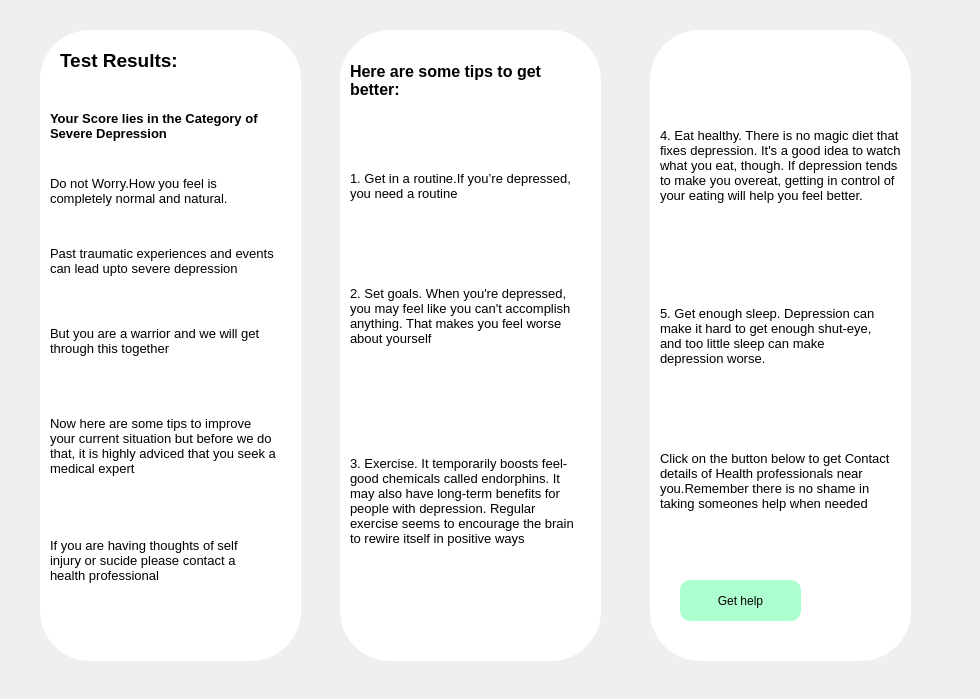
<?xml version="1.0" encoding="UTF-8"?>
<ui version="4.0">
 <class>Form</class>
 <widget class="QWidget" name="Form">
  <property name="geometry">
   <rect>
    <x>0</x>
    <y>0</y>
    <width>980</width>
    <height>699</height>
   </rect>
  </property>
  <property name="windowTitle">
   <string>Form</string>
  </property>
  <property name="styleSheet">
   <string notr="true">QPushButton{
background-color:rgb(174, 255, 208);
border-radius:10px;
}

QPushButton:pressed{
background-color:rgb(83, 255, 163);
color:rgba(255,2555,255,200);	
border-radius:20px;
padding-left:5px;
padding-right:5px;
}

</string>
  </property>
  <widget class="QLabel" name="label">
   <property name="geometry">
    <rect>
     <x>0</x>
     <y>0</y>
     <width>981</width>
     <height>701</height>
    </rect>
   </property>
   <property name="text">
    <string/>
   </property>
   <property name="pixmap">
    <pixmap>i11.jpg</pixmap>
   </property>
   <property name="scaledContents">
    <bool>true</bool>
   </property>
  </widget>
  <widget class="QLabel" name="label_2">
   <property name="geometry">
    <rect>
     <x>40</x>
     <y>30</y>
     <width>261</width>
     <height>631</height>
    </rect>
   </property>
   <property name="styleSheet">
    <string notr="true">background-color:rgb(255,255,255);
border-radius:50px</string>
   </property>
   <property name="text">
    <string/>
   </property>
  </widget>
  <widget class="QLabel" name="label_3">
   <property name="geometry">
    <rect>
     <x>340</x>
     <y>30</y>
     <width>261</width>
     <height>631</height>
    </rect>
   </property>
   <property name="styleSheet">
    <string notr="true">background-color:rgb(255,255,255);
border-radius:50px</string>
   </property>
   <property name="text">
    <string/>
   </property>
  </widget>
  <widget class="QLabel" name="label_4">
   <property name="geometry">
    <rect>
     <x>650</x>
     <y>30</y>
     <width>261</width>
     <height>631</height>
    </rect>
   </property>
   <property name="styleSheet">
    <string notr="true">background-color:rgb(255,255,255);
border-radius:50px</string>
   </property>
   <property name="text">
    <string/>
   </property>
  </widget>
  <widget class="QLabel" name="label_5">
   <property name="geometry">
    <rect>
     <x>60</x>
     <y>40</y>
     <width>161</width>
     <height>41</height>
    </rect>
   </property>
   <property name="font">
    <font>
     <pointsize>14</pointsize>
     <weight>75</weight>
     <bold>true</bold>
    </font>
   </property>
   <property name="styleSheet">
    <string notr="true">border-radius:50px;</string>
   </property>
   <property name="text">
    <string>Test Results:</string>
   </property>
   <property name="wordWrap">
    <bool>true</bool>
   </property>
  </widget>
  <widget class="QLabel" name="dr">
   <property name="geometry">
    <rect>
     <x>50</x>
     <y>90</y>
     <width>241</width>
     <height>71</height>
    </rect>
   </property>
   <property name="font">
    <font>
     <pointsize>10</pointsize>
     <weight>75</weight>
     <bold>true</bold>
    </font>
   </property>
   <property name="text">
    <string>Your Score lies in the Category of Severe Depression</string>
   </property>
   <property name="wordWrap">
    <bool>true</bool>
   </property>
  </widget>
  <widget class="QLabel" name="l1_2">
   <property name="geometry">
    <rect>
     <x>50</x>
     <y>150</y>
     <width>231</width>
     <height>81</height>
    </rect>
   </property>
   <property name="font">
    <font>
     <pointsize>10</pointsize>
     <weight>50</weight>
     <bold>false</bold>
    </font>
   </property>
   <property name="text">
    <string>Do not Worry.How you feel is completely normal and natural.</string>
   </property>
   <property name="wordWrap">
    <bool>true</bool>
   </property>
  </widget>
  <widget class="QLabel" name="l1_3">
   <property name="geometry">
    <rect>
     <x>50</x>
     <y>520</y>
     <width>221</width>
     <height>81</height>
    </rect>
   </property>
   <property name="font">
    <font>
     <pointsize>10</pointsize>
     <weight>50</weight>
     <bold>false</bold>
    </font>
   </property>
   <property name="text">
    <string>If you are having thoughts of self injury or sucide please contact a health professional</string>
   </property>
   <property name="wordWrap">
    <bool>true</bool>
   </property>
  </widget>
  <widget class="QLabel" name="l1_4">
   <property name="geometry">
    <rect>
     <x>50</x>
     <y>220</y>
     <width>231</width>
     <height>81</height>
    </rect>
   </property>
   <property name="font">
    <font>
     <pointsize>10</pointsize>
     <weight>50</weight>
     <bold>false</bold>
    </font>
   </property>
   <property name="text">
    <string>Past traumatic experiences and events can lead upto severe depression</string>
   </property>
   <property name="wordWrap">
    <bool>true</bool>
   </property>
  </widget>
  <widget class="QLabel" name="l1_5">
   <property name="geometry">
    <rect>
     <x>50</x>
     <y>300</y>
     <width>231</width>
     <height>81</height>
    </rect>
   </property>
   <property name="font">
    <font>
     <pointsize>10</pointsize>
     <weight>50</weight>
     <bold>false</bold>
    </font>
   </property>
   <property name="text">
    <string>But you are a warrior and we will get through this together</string>
   </property>
   <property name="wordWrap">
    <bool>true</bool>
   </property>
  </widget>
  <widget class="QLabel" name="l1_6">
   <property name="geometry">
    <rect>
     <x>50</x>
     <y>380</y>
     <width>231</width>
     <height>131</height>
    </rect>
   </property>
   <property name="font">
    <font>
     <pointsize>10</pointsize>
     <weight>50</weight>
     <bold>false</bold>
    </font>
   </property>
   <property name="text">
    <string>Now here are some tips to improve your current situation but before we do that, it is highly adviced that you seek a medical expert</string>
   </property>
   <property name="wordWrap">
    <bool>true</bool>
   </property>
  </widget>
  <widget class="QLabel" name="l1_7">
   <property name="geometry">
    <rect>
     <x>350</x>
     <y>120</y>
     <width>231</width>
     <height>131</height>
    </rect>
   </property>
   <property name="font">
    <font>
     <pointsize>10</pointsize>
     <weight>50</weight>
     <bold>false</bold>
    </font>
   </property>
   <property name="text">
    <string>1. Get in a routine.If you’re depressed, you need a routine</string>
   </property>
   <property name="wordWrap">
    <bool>true</bool>
   </property>
  </widget>
  <widget class="QLabel" name="l1_8">
   <property name="geometry">
    <rect>
     <x>350</x>
     <y>250</y>
     <width>231</width>
     <height>131</height>
    </rect>
   </property>
   <property name="font">
    <font>
     <pointsize>10</pointsize>
     <weight>50</weight>
     <bold>false</bold>
    </font>
   </property>
   <property name="text">
    <string>2. Set goals. When you're depressed, you may feel like you can't accomplish anything. That makes you feel worse about yourself</string>
   </property>
   <property name="wordWrap">
    <bool>true</bool>
   </property>
  </widget>
  <widget class="QLabel" name="l1_9">
   <property name="geometry">
    <rect>
     <x>350</x>
     <y>410</y>
     <width>231</width>
     <height>181</height>
    </rect>
   </property>
   <property name="font">
    <font>
     <pointsize>10</pointsize>
     <weight>50</weight>
     <bold>false</bold>
    </font>
   </property>
   <property name="text">
    <string>3. Exercise. It temporarily boosts feel-good chemicals called endorphins. It may also have long-term benefits for people with depression. Regular exercise seems to encourage the brain to rewire itself in positive ways</string>
   </property>
   <property name="wordWrap">
    <bool>true</bool>
   </property>
  </widget>
  <widget class="QLabel" name="l1_10">
   <property name="geometry">
    <rect>
     <x>660</x>
     <y>100</y>
     <width>251</width>
     <height>161</height>
    </rect>
   </property>
   <property name="font">
    <font>
     <pointsize>10</pointsize>
     <weight>50</weight>
     <bold>false</bold>
    </font>
   </property>
   <property name="text">
    <string>4. Eat healthy. There is no magic diet that fixes depression. It's a good idea to watch what you eat, though. If depression tends to make you overeat, getting in control of your eating will help you feel better.

</string>
   </property>
   <property name="wordWrap">
    <bool>true</bool>
   </property>
  </widget>
  <widget class="QLabel" name="label_6">
   <property name="geometry">
    <rect>
     <x>350</x>
     <y>40</y>
     <width>241</width>
     <height>81</height>
    </rect>
   </property>
   <property name="font">
    <font>
     <pointsize>12</pointsize>
     <weight>75</weight>
     <bold>true</bold>
    </font>
   </property>
   <property name="styleSheet">
    <string notr="true">border-radius:50px;</string>
   </property>
   <property name="text">
    <string>Here are some tips to get better:</string>
   </property>
   <property name="wordWrap">
    <bool>true</bool>
   </property>
  </widget>
  <widget class="QLabel" name="l1_11">
   <property name="geometry">
    <rect>
     <x>660</x>
     <y>280</y>
     <width>231</width>
     <height>111</height>
    </rect>
   </property>
   <property name="font">
    <font>
     <pointsize>10</pointsize>
     <weight>50</weight>
     <bold>false</bold>
    </font>
   </property>
   <property name="text">
    <string>5. Get enough sleep. Depression can make it hard to get enough shut-eye, and too little sleep can make depression worse.</string>
   </property>
   <property name="wordWrap">
    <bool>true</bool>
   </property>
  </widget>
  <widget class="QLabel" name="l1_12">
   <property name="geometry">
    <rect>
     <x>660</x>
     <y>410</y>
     <width>231</width>
     <height>141</height>
    </rect>
   </property>
   <property name="font">
    <font>
     <pointsize>10</pointsize>
     <weight>50</weight>
     <bold>false</bold>
    </font>
   </property>
   <property name="text">
    <string>Click on the button below to get Contact details of Health professionals near you.Remember there is no shame in taking someones help when needed</string>
   </property>
   <property name="wordWrap">
    <bool>true</bool>
   </property>
  </widget>
  <widget class="QPushButton" name="pushButton">
   <property name="geometry">
    <rect>
     <x>680</x>
     <y>580</y>
     <width>121</width>
     <height>41</height>
    </rect>
   </property>
   <property name="text">
    <string>Get help</string>
   </property>
  </widget>
  <widget class="QLabel" name="marks">
   <property name="geometry">
    <rect>
     <x>230</x>
     <y>40</y>
     <width>51</width>
     <height>31</height>
    </rect>
   </property>
   <property name="font">
    <font>
     <pointsize>14</pointsize>
     <weight>75</weight>
     <bold>true</bold>
    </font>
   </property>
   <property name="styleSheet">
    <string notr="true">border-radius:50px;</string>
   </property>
   <property name="text">
    <string/>
   </property>
   <property name="wordWrap">
    <bool>true</bool>
   </property>
  </widget>
 </widget>
 <resources/>
 <connections/>
</ui>
